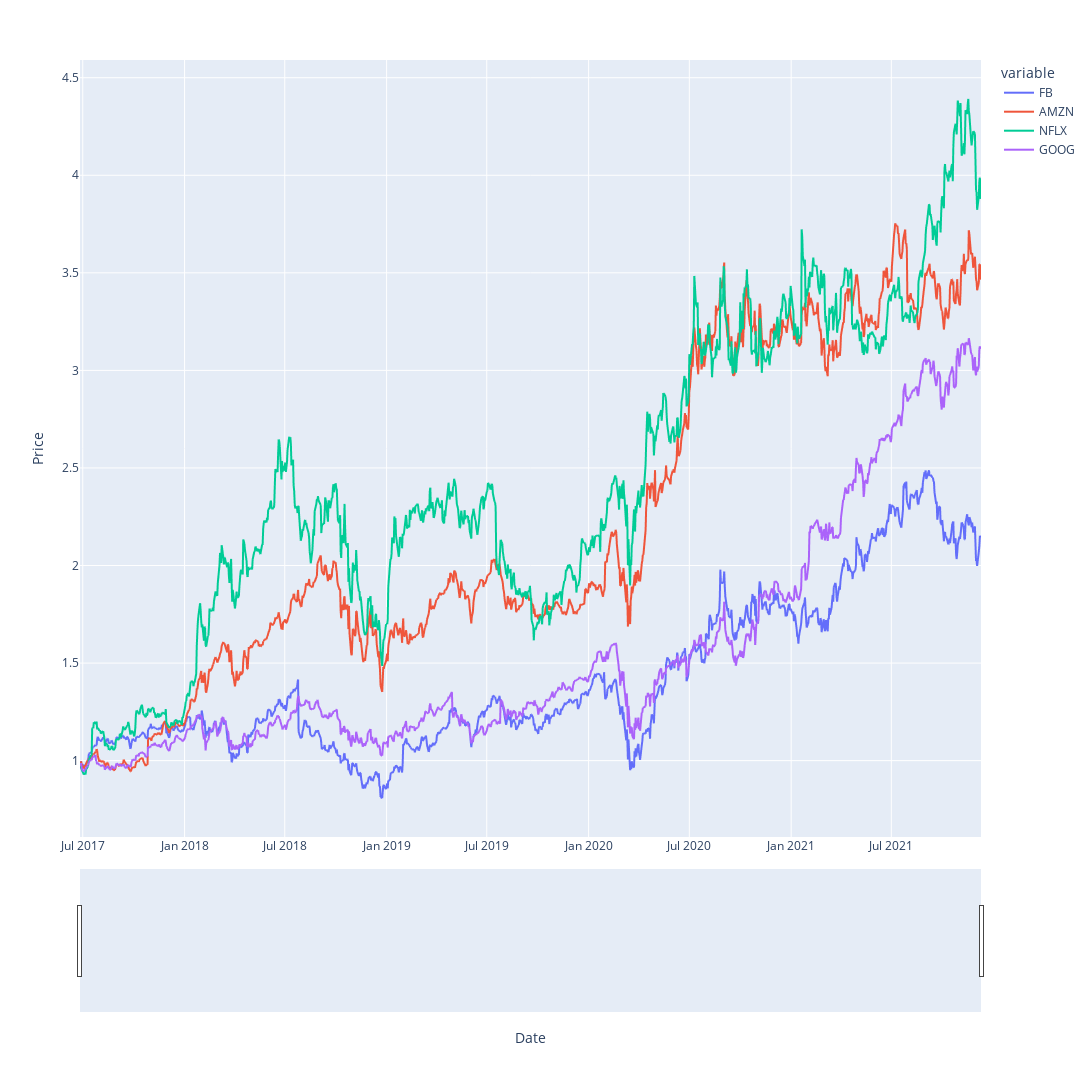

The notebook cell this image was saved under:
### Code cell
fig = px.line(mult_df, x=mult_df.index, y=mult_df.columns)
fig.update_xaxes(title="Date", rangeslider_visible=True)
fig.update_yaxes(title="Price")
fig.update_layout(height=1200, width=1800, 
                  showlegend=True)
fig.show()

### Figure 1 — Plotly figure (JSON) as saved in the notebook; plotly's stock layout.template omitted (floating-point values rounded to 4 significant figures; data arrays with more than 128 entries replaced by an {"elided": "..."} marker saying what was removed)
{"data": [{"hovertemplate": "variable=FB<br>Date=%{x}<br>value=%{y}<extra></extra>", "legendgroup": "FB", "line": {"color": "#636efa", "dash": "solid"}, "marker": {"symbol": "circle"}, "mode": "lines", "name": "FB", "showlegend": true, "type": "scattergl", "x": {"elided": "1125 str values"}, "xaxis": "x", "y": {"elided": "1125 float values"}, "yaxis": "y"}, {"hovertemplate": "variable=AMZN<br>Date=%{x}<br>value=%{y}<extra></extra>", "legendgroup": "AMZN", "line": {"color": "#EF553B", "dash": "solid"}, "marker": {"symbol": "circle"}, "mode": "lines", "name": "AMZN", "showlegend": true, "type": "scattergl", "x": {"elided": "1125 str values"}, "xaxis": "x", "y": {"elided": "1125 float values"}, "yaxis": "y"}, {"hovertemplate": "variable=NFLX<br>Date=%{x}<br>value=%{y}<extra></extra>", "legendgroup": "NFLX", "line": {"color": "#00cc96", "dash": "solid"}, "marker": {"symbol": "circle"}, "mode": "lines", "name": "NFLX", "showlegend": true, "type": "scattergl", "x": {"elided": "1125 str values"}, "xaxis": "x", "y": {"elided": "1125 float values"}, "yaxis": "y"}, {"hovertemplate": "variable=GOOG<br>Date=%{x}<br>value=%{y}<extra></extra>", "legendgroup": "GOOG", "line": {"color": "#ab63fa", "dash": "solid"}, "marker": {"symbol": "circle"}, "mode": "lines", "name": "GOOG", "showlegend": true, "type": "scattergl", "x": {"elided": "1125 str values"}, "xaxis": "x", "y": {"elided": "1125 float values"}, "yaxis": "y"}], "layout": {"height": 1200, "legend": {"title": {"text": "variable"}, "tracegroupgap": 0}, "margin": {"t": 60}, "showlegend": true, "width": 1800, "xaxis": {"anchor": "y", "domain": [0, 1], "rangeslider": {"visible": true}, "title": {"text": "Date"}}, "yaxis": {"anchor": "x", "domain": [0, 1], "title": {"text": "Price"}}}}
